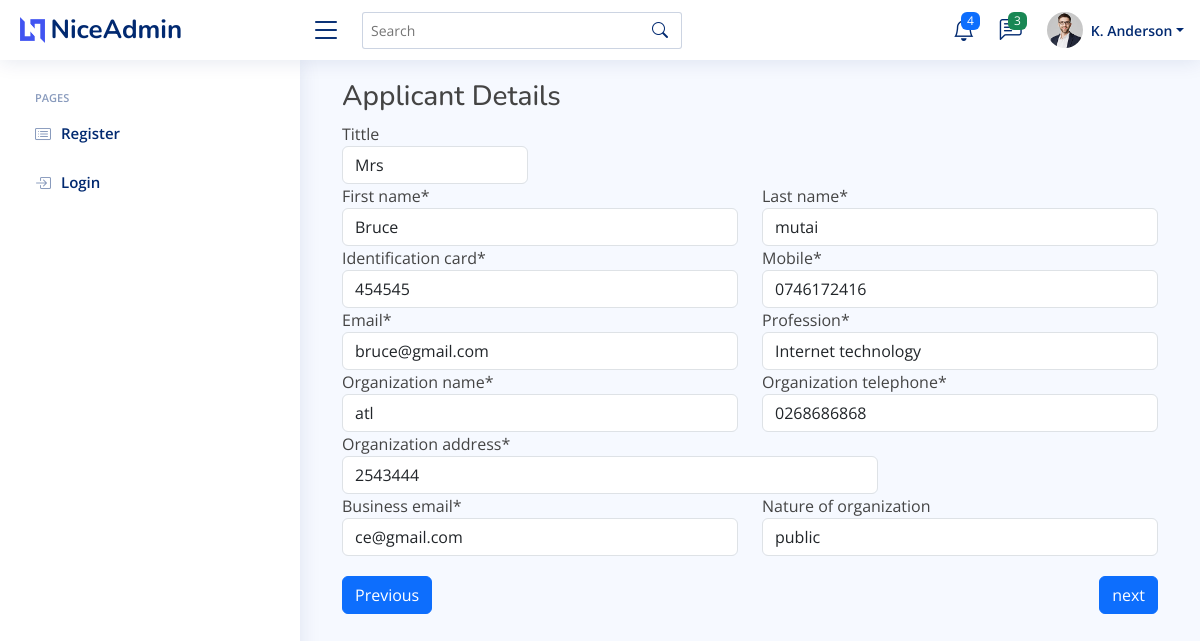
Screenshot of /applicant_details (signed in) with the database file from the repository.
### membership/models.py (models this page shows)
class Applicant_details(models.Model):
    choices_tittle = [("Mr", "Mr"),("Mrs", "Mrs"),("Prof", "Prof"),("Miss","Miss")]
    tittle = models.CharField(max_length=10, choices=choices_tittle, null=True, blank=True)
    first_name = models.CharField(max_length=30)
    last_name = models.CharField(max_length=30)
    identification_card = models.CharField(max_length=30)
    mobile = models.CharField(max_length=15)
    email = models.CharField(max_length=30)
    profession = models.CharField(max_length=30)
    organization_name = models.CharField(max_length=50)
    organization_address = models.CharField(max_length=100)
    organization_telephone = models.CharField(max_length=30)
    business_email = models.CharField(max_length=30)
    choices_nature_of_organization = [("private","private"),("public",("public"))]
    nature_of_organization = models.CharField(max_length=30, choices=choices_nature_of_organization, null=True, blank=True)
    user = models.ForeignKey(User,on_delete=models.CASCADE, unique=True)

### membership/views.py (the view)
# urls.py: path("applicant_details", Applicant_details_view, name="applicant_details"),
@login_required
def Applicant_details_view(request):
    initial_data = {
        "first_name": request.session['firstname'],
        "last_name": request.session['lastname'],
        "email": request.session['email']
    }
    form = Applicant_details_forms(request.POST or None, initial=initial_data)
    try:
        applicant_details = Applicant_details.objects.get(user=request.user)
        form = Applicant_details_forms(request.POST or None, instance=applicant_details, initial=initial_data)
        if request.method == "POST":
            if form.is_valid():
                form.save()
                return redirect("membership:academic_qualification")
        else:
            form = Applicant_details_forms(instance=applicant_details, initial=initial_data)
    except Applicant_details.DoesNotExist:
        form = Applicant_details_forms(request.POST or None)
        if request.method == "POST":
            if form.is_valid():
                member_type = form.save(commit=False)
                member_type.user = request.user
                member_type.save()
                return redirect("membership:academic_qualification")
    return render(request, "applicant_details.html", {"context": form})

### membership/forms.py
class Applicant_details_forms(forms.ModelForm):
       class Meta:
           model = Applicant_details
           exclude = ('user',)

### membership/templates/applicant_details.html (shortened to what this page needs)
{% extends 'base2.html' %}
{% load crispy_forms_tags %}
{% load static %}
{% block content %}
<main id="main" class="main">
<div class="container">
    <h3> Applicant Details </h3>
    <form method="POST" action="{% url 'membership:applicant_details' %}">
    <div class="row">
        <div class="col-3">
            {{ context.tittle|as_crispy_field }}
        </div>
    </div>
    <div class="row">
        <div class="col-6">
            {{ context.first_name|as_crispy_field }}
        </div>
        <div class="col-6">
            {{ context.last_name|as_crispy_field }}
        </div>
    </div>
    <div class="row">
        <div class="col-6">
             {{ context.identification_card|as_crispy_field }}
        </div>
        <div class="col-6">
             {{ context.mobile|as_crispy_field }}
        </div>
    </div>
    <div class="row">
        <div class="col-6">
              {{ context.email|as_crispy_field }}
        </div>
        <div class="col-6">
             {{ context.profession|as_crispy_field }}
        </div>
    </div>
    <div class="row">
        <div class="col-6">
             {{ context.organization_name|as_crispy_field }}
        </div>
        <div class="col-6">
            {{ context.organization_telephone|as_crispy_field }}
        </div>
    </div>
    <div class="row">
        <div class="col-8">
             {{ context.organization_address|as_crispy_field }}
        </div>
    </div>
    <div class="row">
        <div class="col-6">
             {{ context.business_email|as_crispy_field }}
        </div>
        <div class="col-6">
            {{ context.nature_of_organization|as_crispy_field }}
        </div>
    </div>
    <div class="button-container">
        <a href="{% url 'membership:membertype' %}" class="btn btn-primary previous-button">Previous</a>
        <input type="submit" name="submit" value="next"   class="btn btn-primary next-button" Next />
    </div>
    </form>
</div>
</main>
{% endblock %}

### templates/base2.html (shortened to what this page needs)
{% load static %}
<!DOCTYPE html>
<html lang="en">
<head>
  <link href="{% static 'vendor/bootstrap/css/bootstrap.min.css' %}" rel="stylesheet">
  <link href="{% static 'vendor/bootstrap-icons/bootstrap-icons.css' %}" rel="stylesheet">
  <link href="{% static 'vendor/boxicons/css/boxicons.min.css' %}" rel="stylesheet">
  <link href="{% static 'vendor/quill/quill.snow.css' %}" rel="stylesheet">
  <link href="{% static 'vendor/quill/quill.bubble.css' %}" rel="stylesheet">
  <link href="{% static 'vendor/remixicon/remixicon.css' %}" rel="stylesheet">
  <link href="{% static 'vendor/simple-datatables/style.css' %}" rel="stylesheet">
  <link href="{% static 'css/style.css' %}" rel="stylesheet">
</head>
<body>
  <header id="header" class="header fixed-top d-flex align-items-center">
    <div class="d-flex align-items-center justify-content-between">
      <a href="index.html" class="logo d-flex align-items-center">
        <img src="assets/img/logo.png" alt="">
        <span class="d-none d-lg-block">NiceAdmin</span>
      </a>
      <i class="bi bi-list toggle-sidebar-btn"></i>
    </div>
    <div class="search-bar">
      <form class="search-form d-flex align-items-center" method="POST" action="#">
        <input type="text" name="query" placeholder="Search" title="Enter search keyword">
        <button type="submit" title="Search"><i class="bi bi-search"></i></button>
      </form>
    </div>
    <nav class="header-nav ms-auto">
      <ul class="d-flex align-items-center">
        <li class="nav-item dropdown">
          <a class="nav-link nav-icon" href="#" data-bs-toggle="dropdown">
            <i class="bi bi-bell"></i>
            <span class="badge bg-primary badge-number">4</span>
          </a>
        </li>
        <li class="nav-item dropdown">
          <a class="nav-link nav-icon" href="#" data-bs-toggle="dropdown">
            <i class="bi bi-chat-left-text"></i>
            <span class="badge bg-success badge-number">3</span>
          </a>
        </li>
        <li class="nav-item dropdown pe-3">
          <a class="nav-link nav-profile d-flex align-items-center pe-0" href="#" data-bs-toggle="dropdown">
            <img src="assets/img/profile-img.jpg" alt="Profile" class="rounded-circle">
            <span class="d-none d-md-block dropdown-toggle ps-2">K. Anderson</span>
          </a>
        </li>
      </ul>
    </nav>
  </header>
  <aside id="sidebar" class="sidebar">
    <ul class="sidebar-nav" id="sidebar-nav">
      <li class="nav-heading">Pages</li>
      <li class="nav-item">
        <a class="nav-link collapsed" href="pages-register.html">
          <i class="bi bi-card-list"></i>
          <span>Register</span>
        </a>
      </li>
      <li class="nav-item">
        <a class="nav-link collapsed" href="pages-login.html">
          <i class="bi bi-box-arrow-in-right"></i>
          <span>Login</span>
        </a>
      </li>
    </ul>
  </aside>
{% block content %}
{% endblock %}
</body>
</html>

### static/css/style.css (style rules this page uses)
:root { scroll-behavior: smooth; }
body { font-family: "Open Sans", sans-serif; background: #f6f9ff; color: #444444; }
a { color: #4154f1; text-decoration: none; }
h1, h2, h3, h4, h5, h6 { font-family: "Nunito", sans-serif; }
#main { margin-top: 60px; padding: 20px 30px; transition: all 0.3s; }
.logo { line-height: 1; }
@media (min-width: 1200px) { .logo { width: 280px; } }
.logo img { max-height: 26px; margin-right: 6px; }
.logo span { font-size: 26px; font-weight: 700; color: #012970; font-family: "Nunito", sans-serif; }
.header { transition: all 0.5s; z-index: 997; height: 60px; box-shadow: 0px 2px 20px rgba(1, 41, 112, 0.1); background-color: #fff; padding-left: 20px; }
.header .toggle-sidebar-btn { font-size: 32px; padding-left: 10px; cursor: pointer; color: #012970; }
.header .search-bar { min-width: 360px; padding: 0 20px; }
.header .search-form { width: 100%; }
.header .search-form input { border: 0; font-size: 14px; color: #012970; border: 1px solid rgba(1, 41, 112, 0.2); padding: 7px 38px 7px 8px; border-radius: 3px; transition: 0.3s; width: 100%; }
.header .search-form button { border: 0; padding: 0; margin-left: -30px; background: none; }
.header .search-form button i { color: #012970; }
.header-nav ul { list-style: none; }
.header-nav>ul { margin: 0; padding: 0; }
.header-nav .nav-icon { font-size: 22px; color: #012970; margin-right: 25px; position: relative; }
.header-nav .nav-profile { color: #012970; }
.header-nav .nav-profile img { max-height: 36px; }
.header-nav .nav-profile span { font-size: 14px; font-weight: 600; }
.header-nav .badge-number { position: absolute; inset: -2px -5px auto auto; font-weight: normal; font-size: 12px; padding: 3px 6px; }
.sidebar { position: fixed; top: 60px; left: 0; bottom: 0; width: 300px; z-index: 996; transition: all 0.3s; padding: 20px; overflow-y: auto; scrollbar-width: thin; scrollbar-color: #aab7cf transparent; box-shadow: 0px 0px 20px rgba(1, 41, 112, 0.1); background-color: #fff; }
@media (min-width: 1200px) { #main, #footer { margin-left: 300px; } }
.sidebar-nav { padding: 0; margin: 0; list-style: none; }
.sidebar-nav li { padding: 0; margin: 0; list-style: none; }
.sidebar-nav .nav-item { margin-bottom: 5px; }
.sidebar-nav .nav-heading { font-size: 11px; text-transform: uppercase; color: #899bbd; font-weight: 600; margin: 10px 0 5px 15px; }
.sidebar-nav .nav-link { display: flex; align-items: center; font-size: 15px; font-weight: 600; color: #4154f1; transition: 0.3; background: #f6f9ff; padding: 10px 15px; border-radius: 4px; }
.sidebar-nav .nav-link i { font-size: 16px; margin-right: 10px; color: #4154f1; }
.sidebar-nav .nav-link.collapsed { color: #012970; background: #fff; }
.sidebar-nav .nav-link.collapsed i { color: #899bbd; }

### membership/templates/applicant_details.html (style rules this page uses)
.button-container { display: flex; justify-content: space-between; margin-top: 20px; }
.button-container .previous-button { order: 1; }
.button-container .next-button { order: 2; }

### rows the page displays
Applicant_details: tittle "Mrs", first_name "Bruce", last_name "mutai", identification_card "454545", mobile "0746172416", email "bruce@gmail.com", profession "Internet technology", organization_name "atl", organization_telephone "0268686868", organization_address "2543444", business_email "ce@gmail.com", nature_of_organization "public"
